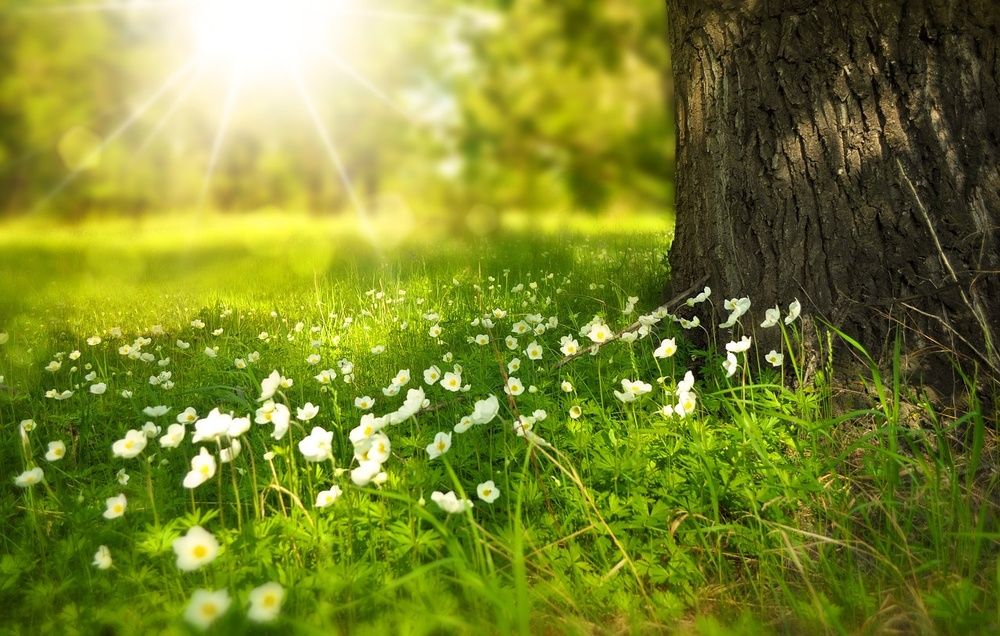
#> input picture INSEM/img2.jpg, 1000 x 636 px, shrunk from 1280 x 814 before the run; its folder holds only this picture in this run
$ python -i InLab.py   (imports and definitions only)
#> lines starting #> are read from the running program, lines starting #| are printed output that depends on the picture; after the words box and inside, x2 and y2 are one past the last pixel; in counts of white or black regions, pixels touching at a corner belong together
import cv2
import numpy as np
import os
from pathlib import Path


def remove_background(image_path, threshold=127):
#> called with image_path = '../../INSEM/img2.jpg', threshold = 127
    img = cv2.imread(image_path)
#> img is the input picture: shape (636, 1000, 3); mean B, G, R 44.6, 133.1, 122.4
    gray = cv2.cvtColor(img, cv2.COLOR_BGR2GRAY)
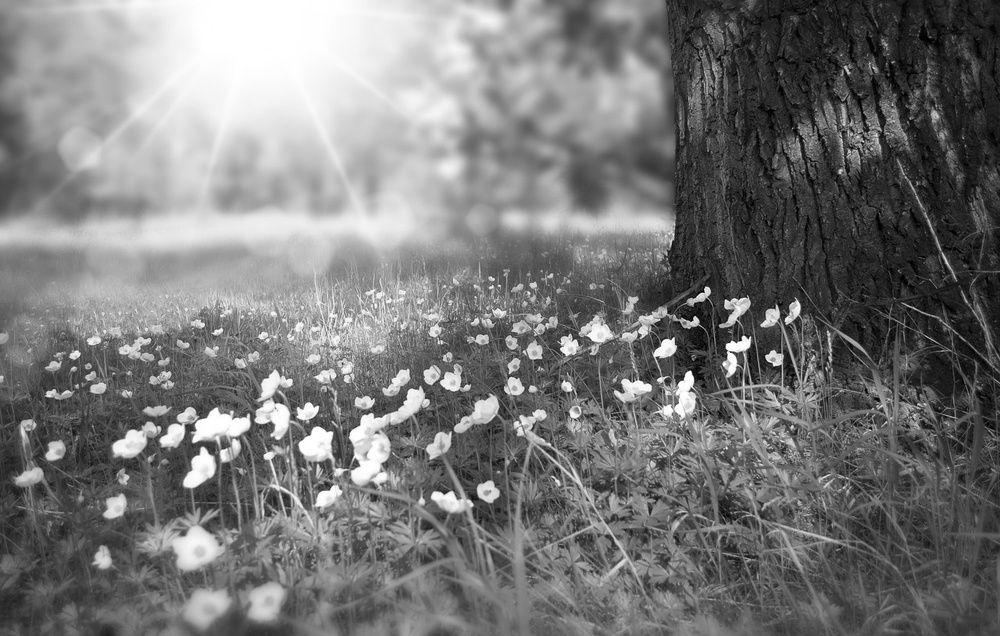
#> gray: shape (636, 1000); min 0, max 255, mean 119.8
    _, mask = cv2.threshold(gray, threshold, 255, cv2.THRESH_BINARY)
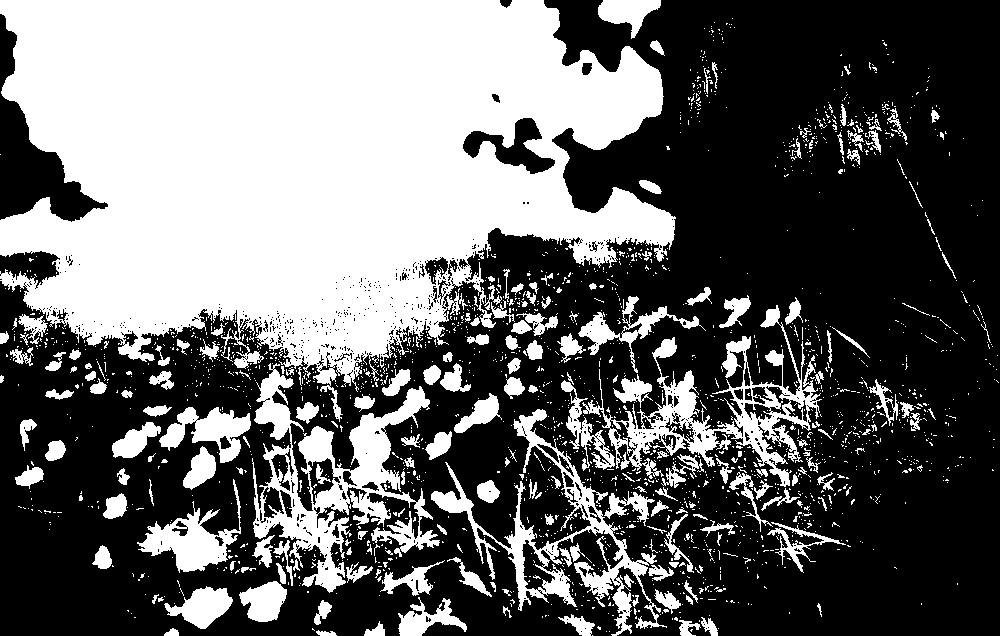
#> mask: shape (636, 1000); 40.6% white; 2066 white regions (1852 under 20 px), largest, box (x1, y1, x2, y2) and area: (0, 0, 676, 422) 181588, (252, 363, 440, 593) 13450, (582, 305, 822, 487) 9557
    foreground_mask = cv2.bitwise_not(mask)
    foreground = cv2.bitwise_and(img, img, mask=foreground_mask)
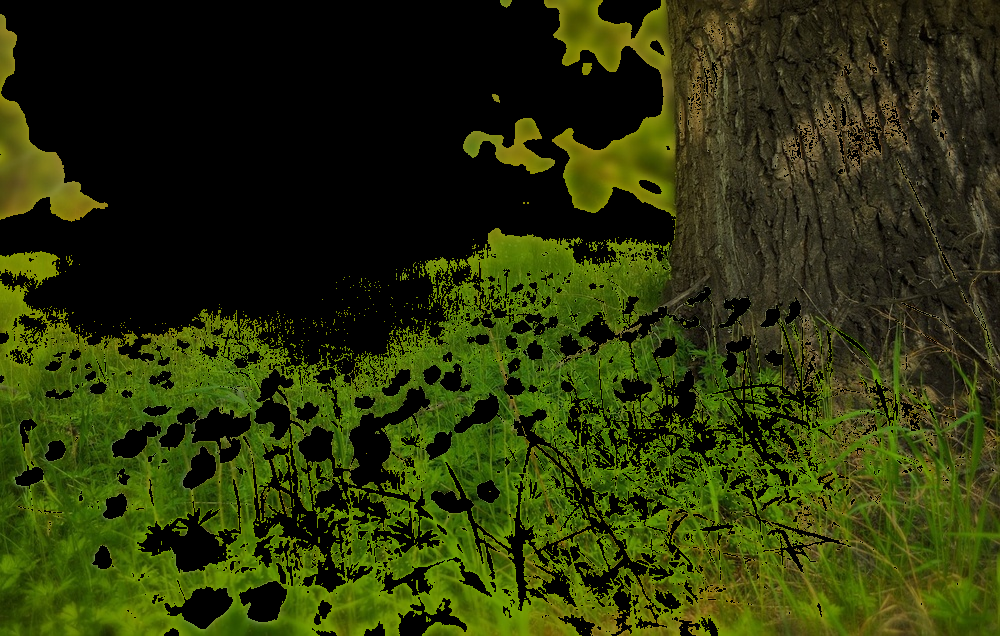
#> foreground: shape (636, 1000, 3); mean B, G, R 9.2, 52.3, 43.6
    return foreground


def process_dataset(input_dir, output_dir, threshold=127):
    # Create the output directory if it doesn't exist
    Path(output_dir).mkdir(parents=True, exist_ok=True)

    # Iterate through all JPEG images in the input directory
    for filename in os.listdir(input_dir):
        if filename.lower().endswith(".jpg"):  # Check if the file is a JPEG
            image_path = os.path.join(input_dir, filename)
            foreground = remove_background(image_path, threshold=threshold)

            # Save the processed image to the output directory
            output_path = os.path.join(output_dir, filename)
            cv2.imwrite(output_path, foreground)
            print(f"Processed {filename}")


# Example usage
input_dir = '/Users/manvithchandra/Downloads/Original Data/train/Black Rot'
output_dir = '/Users/manvithchandra/Downloads/untitled folder 4'
# [1 line not run here, left out]

# Example usage

>>> result = remove_background('../../INSEM/img2.jpg')

$ run again, on INSEM/img.png
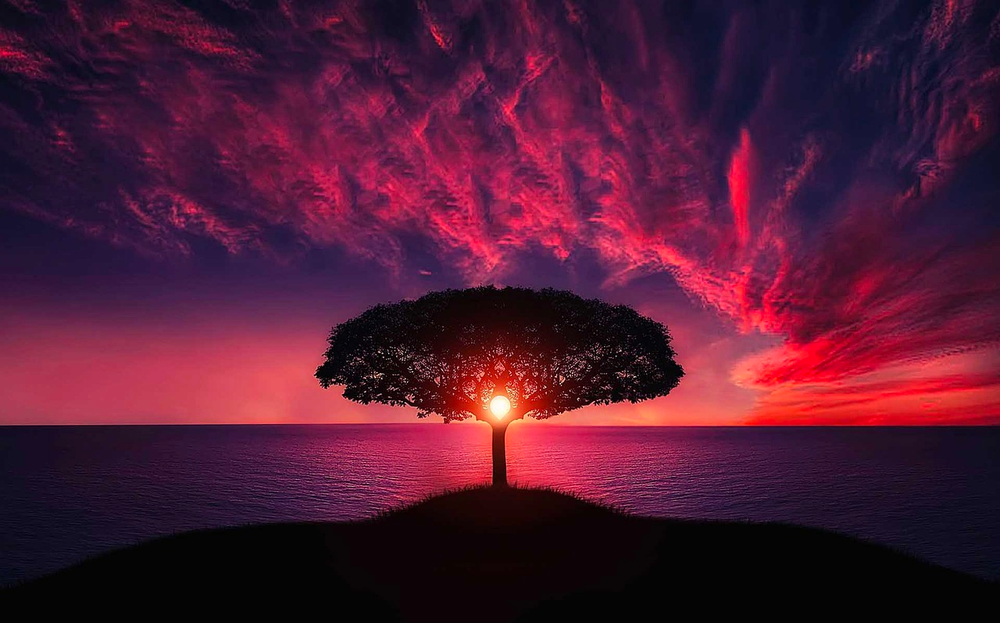
#> input picture INSEM/img.png, 1000 x 623 px, shrunk from 1280 x 797 before the run
#> in remove_background, img is the input picture: shape (623, 1000, 3); mean B, G, R 51.4, 25.9, 79.4
#> in remove_background, `_, mask = cv2.threshold(gray, threshold, 255, cv2.THRESH_BINARY)`:
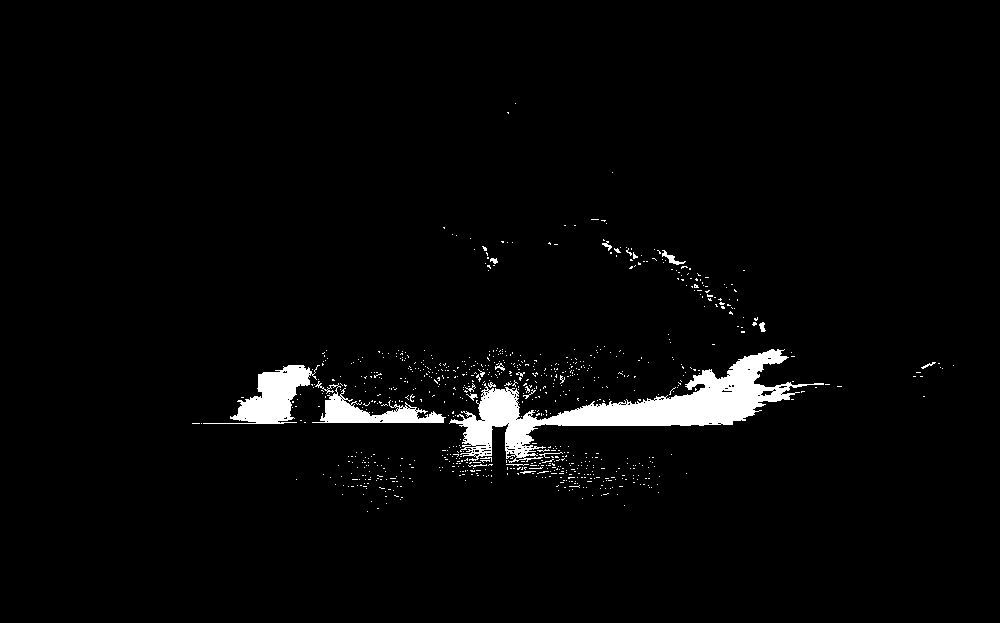
#> mask: shape (623, 1000); 2.9% white; 828 white regions (807 under 20 px), largest, box (x1, y1, x2, y2) and area: (449, 349, 824, 463) 11106, (203, 365, 320, 424) 2699, (312, 381, 446, 423) 1887
#> in remove_background, `foreground = cv2.bitwise_and(img, img, mask=foreground_mask)`:
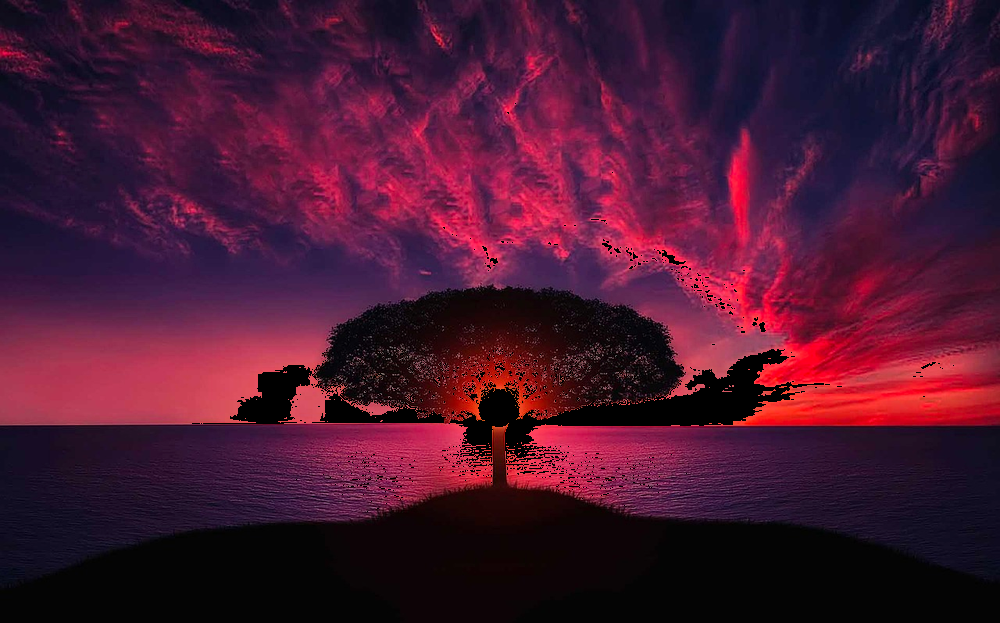
#> foreground: shape (623, 1000, 3); mean B, G, R 48.4, 22.8, 72.4
